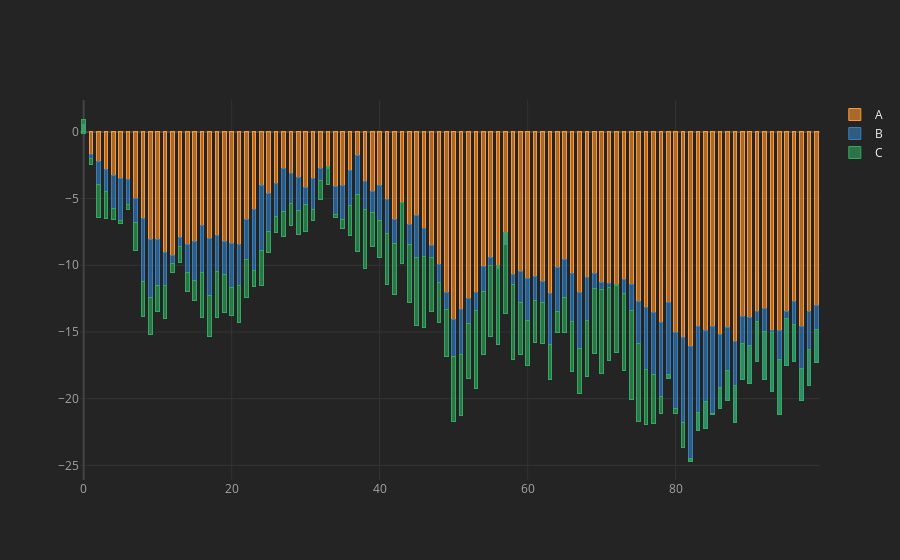

Notebook source saved alongside this figure:
### Code cell
cf.set_config_file(theme='henanigans')
df.iplot(kind='bar',barmode='stack',bargap=0.5)
